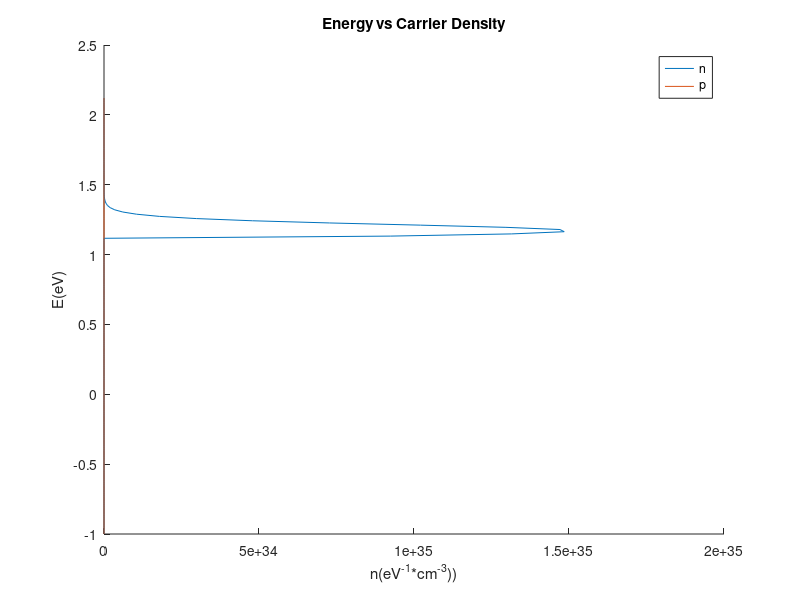
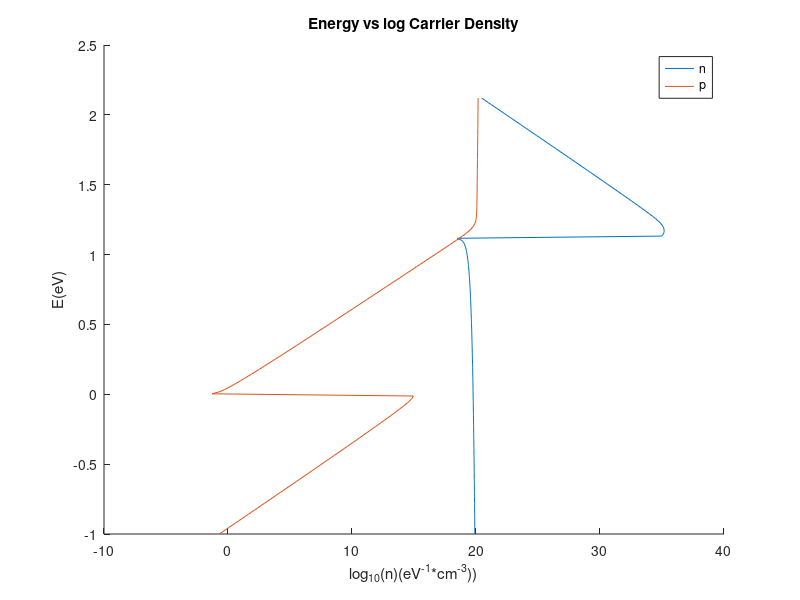
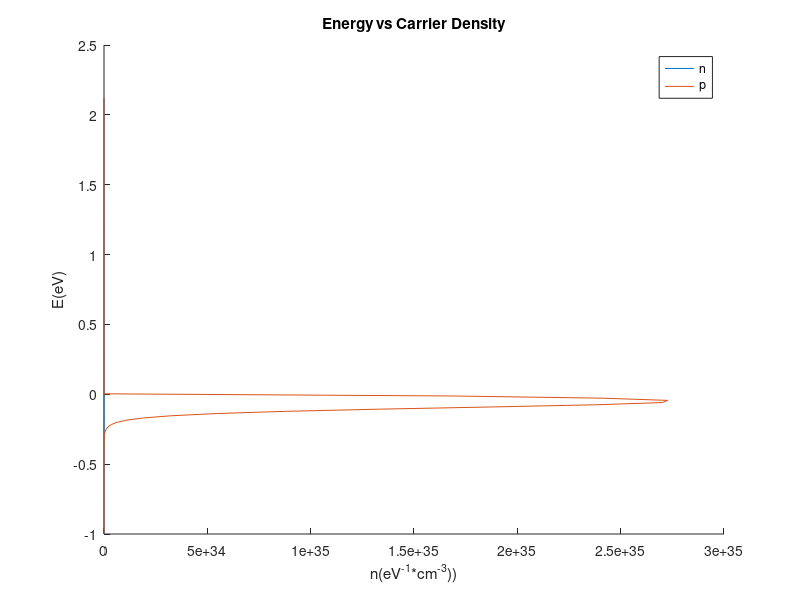
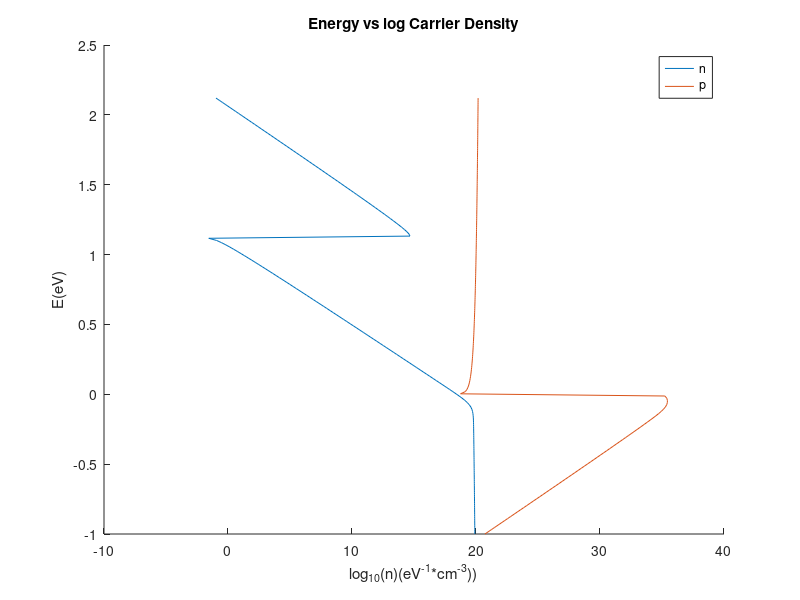

Source code (MATLAB) for these figures, in order:
%% carrier profile - exact
clc
clear
close all

m0 = 9.1e-21; % unit kg
mn = m0*0.26;
mp = m0*0.39;

EG=1.12; % unit eV
EV=0;
EC=EV+EG;

k = 8.617e-5; % unit eV/K
T = 300; % unit K
h = 4.1357e-15; % unit eV*s
kT = k*T;

convfact = 1.56e22; % to get the correct unit

EF_MINUS_EC = 3; % unit eV/kT=unitless

% calculation 
E = linspace(-1,EC+1,200);
n = 8*pi*sqrt(2)*(mn/h^2)^(3/2)*(((E-EC)).^0.5)./(1+exp((E-EC)/kT)*exp(-EF_MINUS_EC));
p = 8*pi*sqrt(2)*(mp/h^2)^(3/2)*(((EV-E)).^0.5)./(1+exp((EV-E)/kT)*exp(EF_MINUS_EC)*exp(EG/kT));

n = n*convfact;
p = p*convfact;
% plot
figure(1)
hold on
plot(n,E)
plot(p,E)
legend('n','p')
ylabel('E(eV)')
xlabel('n(eV^{-1}*cm^{-3}))')
title('Energy vs Carrier Density')

hold off

figure(2)
hold on
plot(log10(real(n)),E)
plot(log10(real(p)),E)
%plot(linspace(0,max(log10(real(n))),2),EC)
%plot(linspace(0,max(log10(real(p))),2),EV)
legend('n','p')
ylabel('E(eV)')
xlabel('log_{10}(n)(eV^{-1}*cm^{-3}))')
title('Energy vs log Carrier Density')
hold off


%% problem ii
clc
clear
close all

m0 = 9.1e-21; % unit kg
mn = m0*0.26;
mp = m0*0.39;

EG=1.12; % unit eV
EV=0;
EC=EV+EG;

k = 8.617e-5; % unit eV/K
T = 300; % unit K
h = 4.1357e-15; % unit eV*s
kT = k*T;

convfact = 1.56e22; % to get the correct unit

EF_MINUS_EC = -(EG/kT+3); % unit eV/kT=unitless

% calculation 
E = linspace(-1,EC+1,200);
n = 8*pi*sqrt(2)*(mn/h^2)^(3/2)*(((E-EC)).^0.5)./(1+exp((E-EC)/kT)*exp(-EF_MINUS_EC));
p = 8*pi*sqrt(2)*(mp/h^2)^(3/2)*(((EV-E)).^0.5)./(1+exp((EV-E)/kT)*exp(EF_MINUS_EC)*exp(EG/kT));

n = n*convfact;
p = p*convfact;
% plot
figure(3)
hold on
plot(n,E)
plot(p,E)
legend('n','p')
ylabel('E(eV)')
xlabel('n(eV^{-1}*cm^{-3}))')
title('Energy vs Carrier Density')

hold off

figure(4)
hold on
plot(log10(real(n)),E)
plot(log10(real(p)),E)
legend('n','p')
ylabel('E(eV)')
xlabel('log_{10}(n)(eV^{-1}*cm^{-3}))')
title('Energy vs log Carrier Density')
hold off

figure(5)
plot(E,1./(1+exp((E-EC)/kT)*exp(-EF_MINUS_EC)));